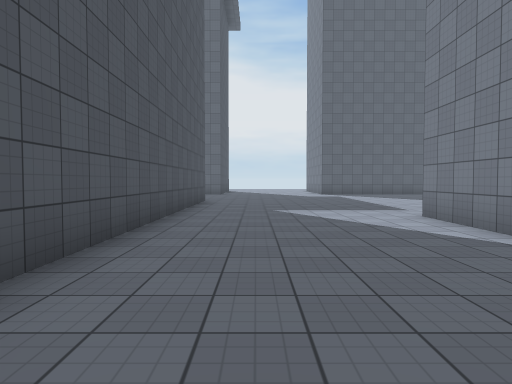
view 1 (above)

24 first-person views from a walk through a scene from a Unity 3-D project. The camera is 1.4 m above the floor, tilts 2° down and sees 75° across. The floor is counted in squares, 2 m on a side. Each view is taken from the middle of a square. On the plan, view 1 faces up. The plan holds only what a view shows up to about 10 squares ahead; the rest is blank. The place goes on beyond the plan. Surface patterns are stand-ins for the level's own textures.

view 2
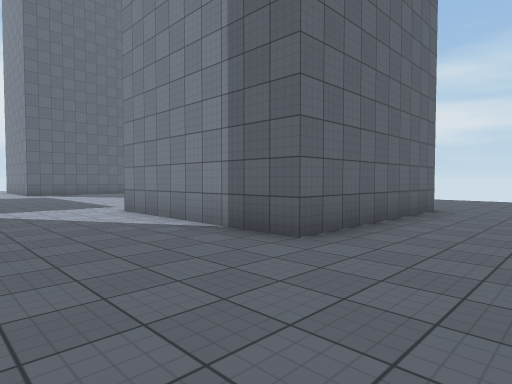

view 3
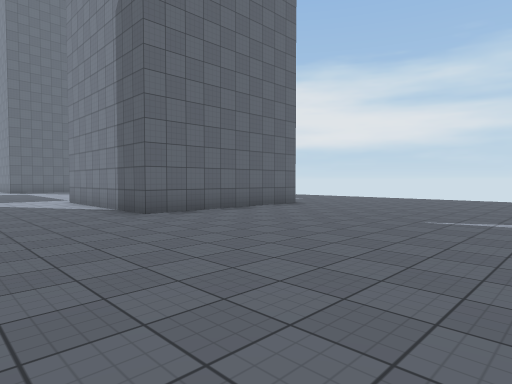

view 4
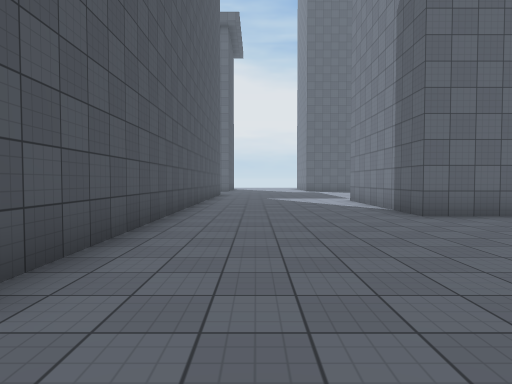

view 5
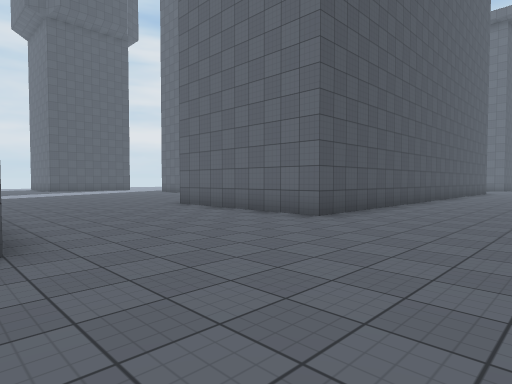

view 6
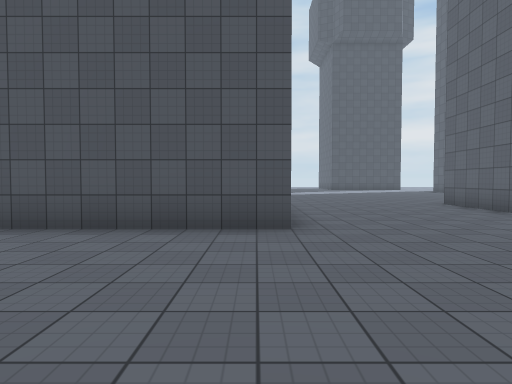

view 7
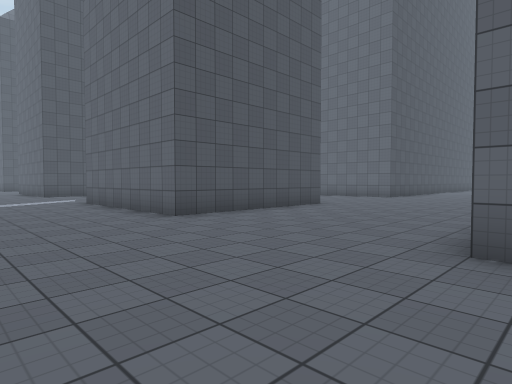

view 8
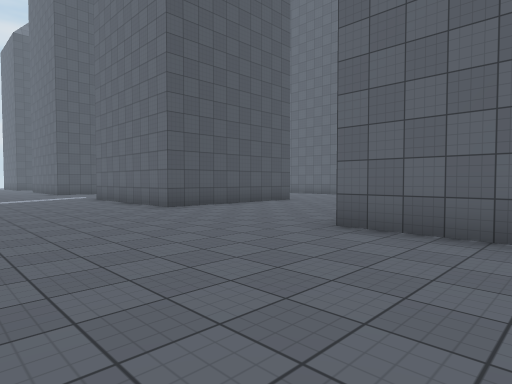

view 9
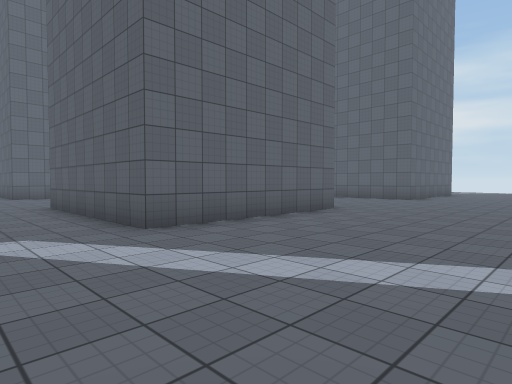

view 10
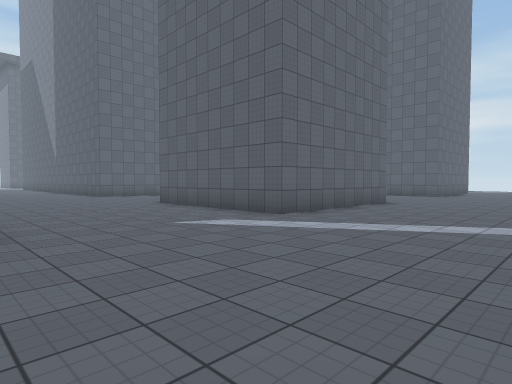

view 11
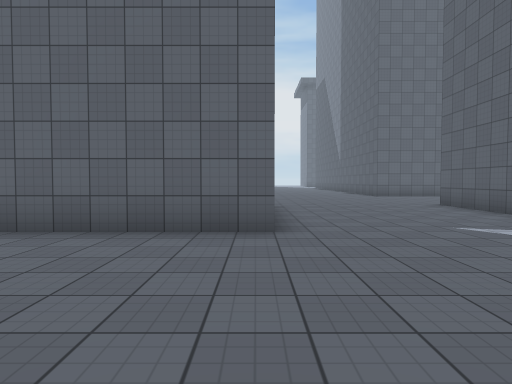

view 12
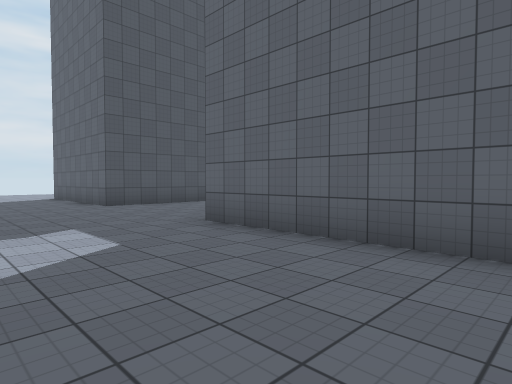

view 13
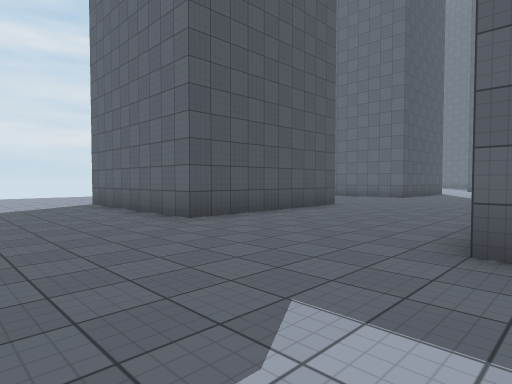

view 14
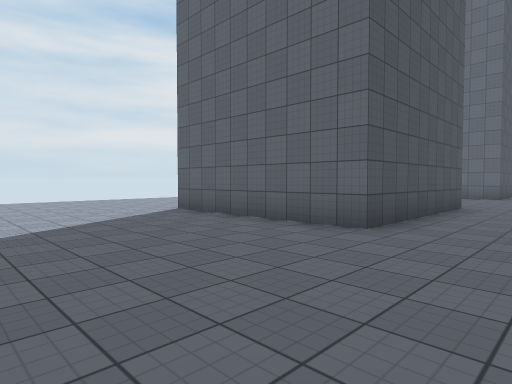

view 15
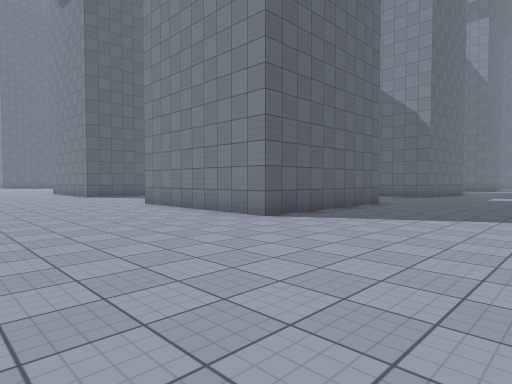

view 16
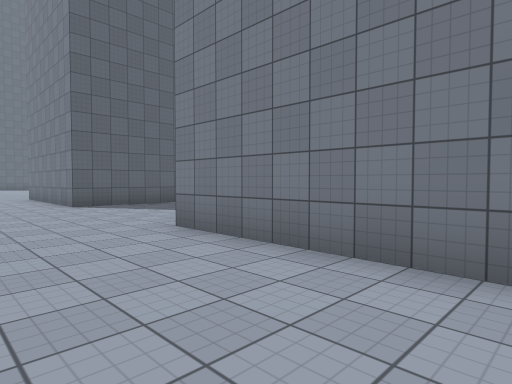

view 17
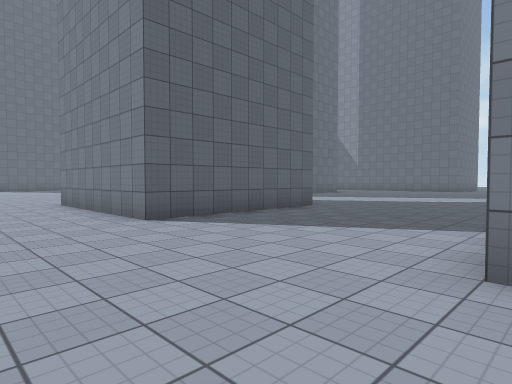

view 18
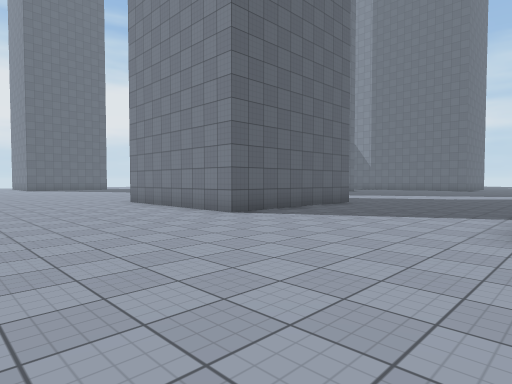

view 19
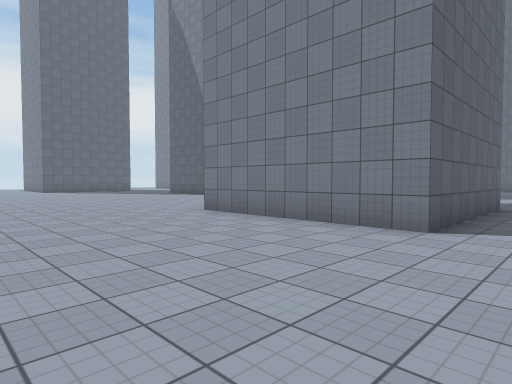

view 20
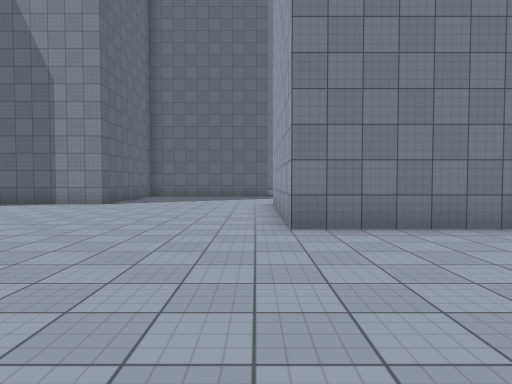

view 21
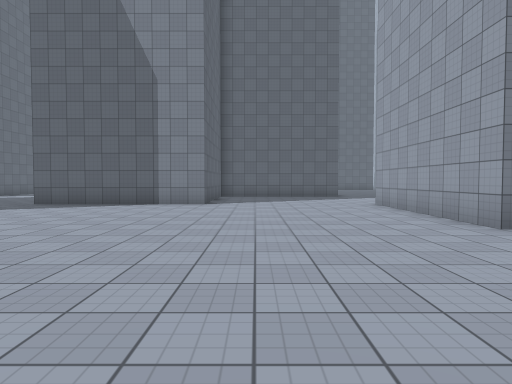

view 22
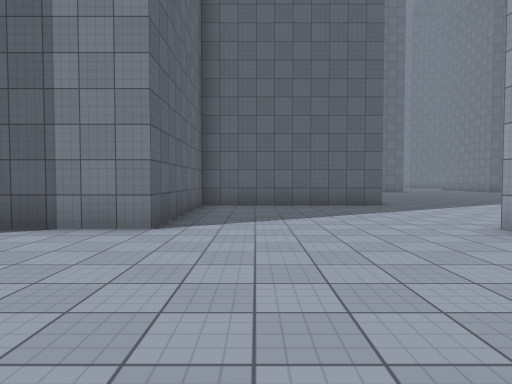

view 23
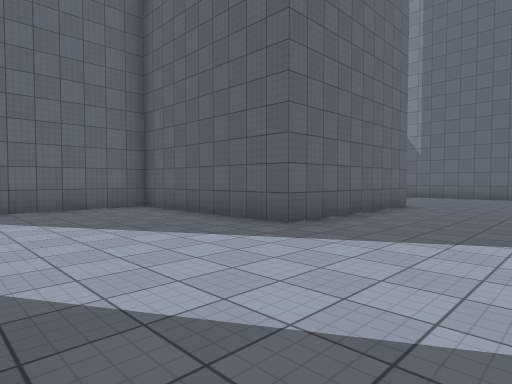

view 24
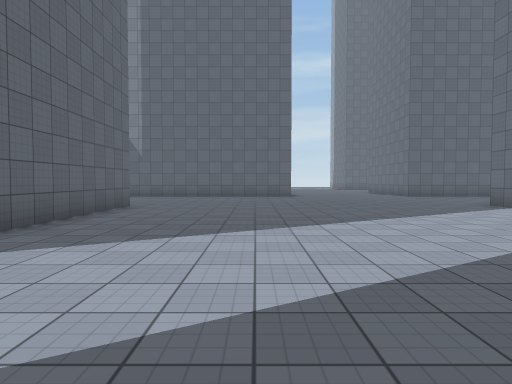

### Floor plan
Points are (right, up) in squares from view 1. A wall is a line through its corners. A room is listed if a view was taken in it or the views show most of it. See-through windows are left out.
Room 1 (views 1, 2, 3, 4, 5, 6, 7, 8, 9, 10, 11, 12, 13, 14, 15, 16, 17, 18, 19, 20, 21, 22, 23, 24)
walls: (-12.6, -8.5) (-11.8, -8.5); (-11.8, 1.5) (-16.7, 1.5) (-16.7, 6.5) (-21.3, 6.5) (-21.3, 10.5); (-11.6, -13.5) (-16.8, -13.5); (-21.2, -3.5) (-26.2, -3.5) (-26.2, 1.5) (-21.2, 1.5); (-21.2, -8.5) (-21.2, -13.5) (-26.2, -13.5) (-26.2, -8.5); (-1.7, -8.4) (-1.7, -13.5) (-6.7, -13.5) (-6.7, -8.5); (-1.7, 10) (-1.7, -3.5) (-6.8, -3.5); (5.5, -13.5) (3.2, -13.5); (8.2, 1.5) (3.3, 1.5) (3.3, 6.5)

Positions as (right, up) in squares from view 1, and headings:
1: (0, 0), facing up
2: (0, -1), facing up-right
3: (0, -5), facing up-right
4: (0, -5), facing up
5: (2, -9), facing up-left
6: (3, -9), facing left
7: (4, -17), facing up-left
8: (6, -18), facing up-left
9: (-9, -18), facing up-right
10: (-12, -18), facing up-right
11: (-12, -18), facing up
12: (-12, -17), facing up-left
13: (-16, -17), facing up-left
14: (-19, -18), facing up-left
15: (-31, -18), facing up-right
16: (-29, -13), facing up-right
17: (-29, -9), facing up-right
18: (-31, -9), facing up-right
19: (-31, -5), facing up-right
20: (-31, 2), facing right
21: (-31, 5), facing right
22: (-26, 5), facing right
23: (-21, -2), facing up-right
24: (-21, -2), facing right
